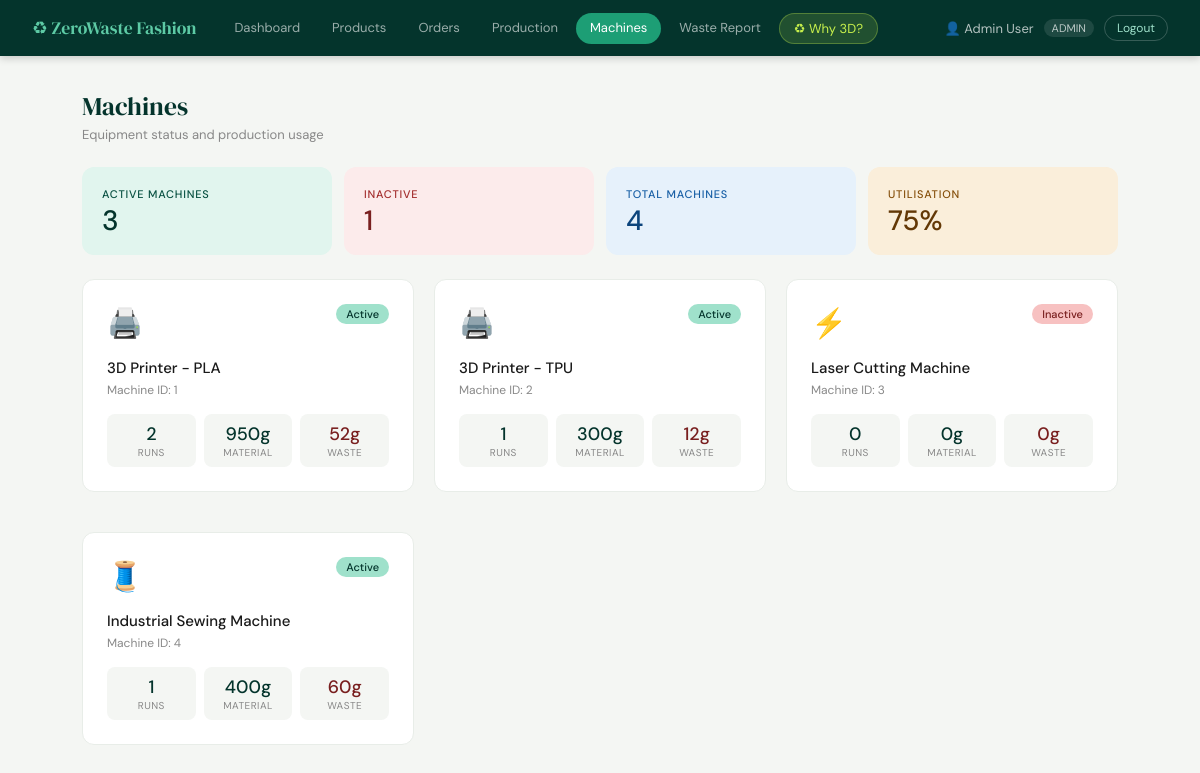
The page /machines.php (signed in) on the database its author committed.
### tables this page shows
CREATE TABLE machine (
  machine_id   INT PRIMARY KEY,
  machine_type VARCHAR(100) NOT NULL,
  status       ENUM('Active','Inactive') DEFAULT 'Active'
);

### machines.php (the view, shortened to what this page needs)
<?php
require 'db.php';
$machines = $conn->query("
    SELECT m.*,
           COUNT(p.production_id) as runs,
           COALESCE(SUM(p.material_used), 0) as total_material,
           COALESCE(SUM(p.waste_generated), 0) as total_waste
    FROM machine m
    LEFT JOIN production p ON m.machine_id = p.machine_id
    GROUP BY m.machine_id
");
?>
<!DOCTYPE html>
<html lang="en">
<head>
    <link rel="stylesheet" href="style.css">
</head>
<body>
<?php include 'navbar.php'; ?>
<div class="page">
    <div class="page-header">
        <div>
            <div class="page-title">Machines</div>
            <div class="page-sub">Equipment status and production usage</div>
        </div>
    </div>
    <div class="kpi-grid">
        <div class="kpi-card green"><div class="kpi-label">Active Machines</div><div class="kpi-value">3</div></div>
        <div class="kpi-card red"><div class="kpi-label">Inactive</div><div class="kpi-value">1</div></div>
        <div class="kpi-card blue"><div class="kpi-label">Total Machines</div><div class="kpi-value">4</div></div>
        <div class="kpi-card amber"><div class="kpi-label">Utilisation</div><div class="kpi-value">75%</div></div>
    </div>
    <div class="card-grid">
    <?php while ($m = $machines->fetch_assoc()):
        $is_active = $m['status'] === 'Active';
        $icon = str_contains($m['machine_type'], '3D') ? '🖨️' : (str_contains($m['machine_type'], 'Laser') ? '⚡' : '🧵');
    ?>
        <div class="card">
            <div style="display:flex;justify-content:space-between;align-items:flex-start;margin-bottom:1rem">
                <div style="font-size:1.8rem"><?= $icon ?></div>
                <span class="pill <?= $is_active ? 'status-active' : 'status-inactive' ?>"><?= $m['status'] ?></span>
            </div>
            <div style="font-weight:500;font-size:15px;margin-bottom:.25rem"><?= htmlspecialchars($m['machine_type']) ?></div>
            <div style="font-size:12px;color:#888;margin-bottom:1rem">Machine ID: <?= $m['machine_id'] ?></div>
            <div style="display:grid;grid-template-columns:1fr 1fr 1fr;gap:8px;text-align:center">
                <div style="background:#f4f6f3;border-radius:8px;padding:.5rem">
                    <div style="font-size:18px;font-weight:500;color:#04342C"><?= $m['runs'] ?></div>
                    <div style="font-size:10px;color:#888;text-transform:uppercase;letter-spacing:.5px">Runs</div>
                </div>
                <div style="background:#f4f6f3;border-radius:8px;padding:.5rem">
                    <div style="font-size:18px;font-weight:500;color:#04342C"><?= $m['total_material'] ?>g</div>
                    <div style="font-size:10px;color:#888;text-transform:uppercase;letter-spacing:.5px">Material</div>
                </div>
                <div style="background:#f4f6f3;border-radius:8px;padding:.5rem">
                    <div style="font-size:18px;font-weight:500;color:#791F1F"><?= $m['total_waste'] ?>g</div>
                    <div style="font-size:10px;color:#888;text-transform:uppercase;letter-spacing:.5px">Waste</div>
                </div>
            </div>
        </div>
    <?php endwhile; ?>
    </div>
</div>
</body>
</html>

### style.css (style rules this page uses)
* { box-sizing: border-box; margin: 0; padding: 0; }
body { font-family: 'DM Sans', sans-serif; background: #f4f6f3; color: #1a1a1a; }
.page { max-width: 1100px; margin: 0 auto; padding: 2rem; }
.page-header { display: flex; align-items: center; justify-content: space-between; margin-bottom: 1.5rem; flex-wrap: wrap; gap: 1rem; }
.page-title { font-family: 'DM Serif Display', serif; font-size: 1.6rem; color: #04342C; }
.page-sub { font-size: 13px; color: #888; margin-top: 2px; }
.card { background: #fff; border-radius: 12px; padding: 1.5rem; border: 1px solid #e8ede8; margin-bottom: 1.25rem; }
.card-grid { display: grid; grid-template-columns: repeat(auto-fit, minmax(280px, 1fr)); gap: 1.25rem; }
.kpi-grid { display: grid; grid-template-columns: repeat(auto-fit, minmax(150px, 1fr)); gap: 12px; margin-bottom: 1.5rem; }
.kpi-card { border-radius: 12px; padding: 1.25rem; }
.kpi-card.green { background: #E1F5EE; }
.kpi-card.amber { background: #FAEEDA; }
.kpi-card.red { background: #FCEBEB; }
.kpi-card.blue { background: #E6F1FB; }
.kpi-label { font-size: 11px; font-weight: 500; text-transform: uppercase; letter-spacing: .8px; margin-bottom: 6px; color: #555; }
.kpi-value { font-size: 28px; font-weight: 500; color: #04342C; line-height: 1; }
.kpi-card.green .kpi-label, .kpi-card.green .kpi-sub { color: #085041; }
.kpi-card.green .kpi-value { color: #04342C; }
.kpi-card.amber .kpi-label, .kpi-card.amber .kpi-sub { color: #854F0B; }
.kpi-card.amber .kpi-value { color: #633806; }
.kpi-card.red .kpi-label, .kpi-card.red .kpi-sub { color: #A32D2D; }
.kpi-card.red .kpi-value { color: #791F1F; }
.kpi-card.blue .kpi-label, .kpi-card.blue .kpi-sub { color: #185FA5; }
.kpi-card.blue .kpi-value { color: #0C447C; }
.pill { display: inline-block; padding: 3px 10px; border-radius: 20px; font-size: 11px; font-weight: 500; }
.status-active { background: #9FE1CB; color: #04342C; }
.status-inactive { background: #F7C1C1; color: #791F1F; }

### rows shown on the page
machine: machine_type "🖨️", status "Active", machine_type "3D Printer - PLA", machine_id "1", runs "2", total_material "950", total_waste "52"
machine: machine_type "🖨️", status "Active", machine_type "3D Printer - TPU", machine_id "2", runs "1", total_material "300", total_waste "12"
machine: machine_type "⚡", status "Inactive", machine_type "Laser Cutting Machine", machine_id "3", runs "0", total_material "0", total_waste "0"
machine: machine_type "🧵", status "Active", machine_type "Industrial Sewing Machine", machine_id "4", runs "1", total_material "400", total_waste "60"

### other values the page prints
$_SESSION['name'] "Admin User"
$_SESSION['role'] "ADMIN"
